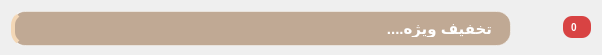
<?xml version="1.0" encoding="UTF-8"?>
<ui version="4.0">
 <class>NotificationBar</class>
 <widget class="QWidget" name="NotificationBar">
  <property name="geometry">
   <rect>
    <x>0</x>
    <y>0</y>
    <width>602</width>
    <height>55</height>
   </rect>
  </property>
  <property name="minimumSize">
   <size>
    <width>600</width>
    <height>55</height>
   </size>
  </property>
  <property name="maximumSize">
   <size>
    <width>603</width>
    <height>55</height>
   </size>
  </property>
  <property name="windowTitle">
   <string>Form</string>
  </property>
  <layout class="QHBoxLayout" name="horizontalLayout">
   <item>
    <widget class="QLabel" name="previewLabel">
     <property name="minimumSize">
      <size>
       <width>500</width>
       <height>35</height>
      </size>
     </property>
     <property name="maximumSize">
      <size>
       <width>500</width>
       <height>35</height>
      </size>
     </property>
     <property name="styleSheet">
      <string notr="true">QLabel {
    background-color: rgba(160, 120, 85, 150);

    color: white;

    border: 1px solid rgba(255, 255, 255, 110);
    border-left: 4px solid #F3D7B6;

    border-radius: 14px;

    padding: 8px 14px;

    font-size: 11pt;
    font-weight: 600;
}</string>
     </property>
     <property name="text">
      <string>تخفیف ویژه....</string>
     </property>
    </widget>
   </item>
   <item>
    <widget class="QLabel" name="label">
     <property name="text">
      <string/>
     </property>
    </widget>
   </item>
   <item>
    <widget class="QPushButton" name="notif_pushButton">
     <property name="minimumSize">
      <size>
       <width>44</width>
       <height>44</height>
      </size>
     </property>
     <property name="maximumSize">
      <size>
       <width>44</width>
       <height>44</height>
      </size>
     </property>
     <property name="styleSheet">
      <string notr="true">QPushButton {
    background: transparent;
    border: 2px solid transparent;
    border-radius: 20px;
    min-width: 40px;
    min-height: 40px;
    max-width: 40px;
    max-height: 40px;
}

QPushButton:hover {
    background-color: rgba(139, 94, 60, 30);
    border: 2px solid #8B5E3C;
}

QPushButton:pressed {
    background-color: rgba(139, 94, 60, 60);
}</string>
     </property>
     <property name="text">
      <string/>
     </property>
     <property name="icon">
      <iconset resource="../resources.qrc">
       <normaloff>:/resources/notif.svg</normaloff>:/resources/notif.svg</iconset>
     </property>
     <property name="iconSize">
      <size>
       <width>40</width>
       <height>40</height>
      </size>
     </property>
    </widget>
   </item>
   <item>
    <widget class="QLabel" name="unread_label">
     <property name="minimumSize">
      <size>
       <width>28</width>
       <height>22</height>
      </size>
     </property>
     <property name="maximumSize">
      <size>
       <width>29</width>
       <height>22</height>
      </size>
     </property>
     <property name="styleSheet">
      <string notr="true">QLabel {
    background-color: #D84343;
    color: white;
    border-radius: 9px;
    min-width: 18px;
    padding: 0 5px;

    font-size: 10px;
    font-weight: bold;

    qproperty-alignment: AlignCenter;
}</string>
     </property>
     <property name="text">
      <string>0</string>
     </property>
    </widget>
   </item>
  </layout>
 </widget>
 <resources>
  <include location="../resources.qrc"/>
 </resources>
 <connections/>
</ui>
